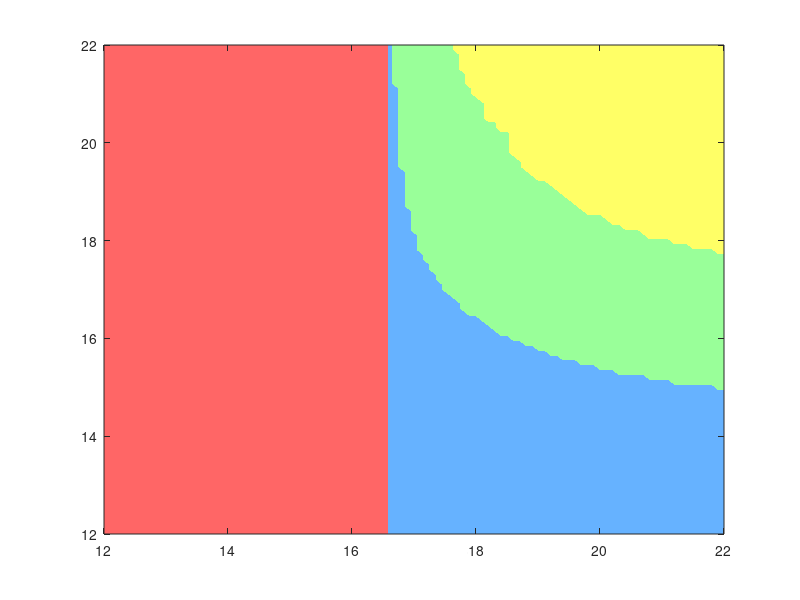

Write the MATLAB code that produced this figure. (Note: this script raises an error after producing the figure.)
clc 
close all
clear all
tic;

load('R1_b04.mat');
load('R1_b05.mat');
load('R2_b06.mat');

x1 = [18, 18];
y1 = [0, 22];


x2 = [19, 19];
y2 = [0, 22];

x3 = [20, 20];
y3 = [0, 22];


x4 = [0, 22];
y4 = [18, 18];

x5 = [0, 22];
y5 = [19, 19];


x6 = [0, 22];
y6 = [20, 20];

Topt_x_0_end=22;
Topt_y_0_end=22;

Topt_x_0=12:0.1:Topt_x_0_end;
Topt_y_0=12:0.1:Topt_y_0_end;

m1=length(Topt_x_0);
m2=length(Topt_y_0);


color_map_pastel = [255, 102, 102;   % Rojo para 0
                    102, 178, 255;   % Azul para 1
                    153, 255, 153;   % Verde para 2
                    255, 255, 102];  % Amarillo para 3

color_map_pastel = color_map_pastel / 255; % Normalizar los valores a [0, 1]






figure (1)   
[X, Y] = meshgrid(Topt_x_0, Topt_y_0);
contourf(X, Y, R1', 2000, 'LineStyle', 'none');
colormap(color_map_pastel);
ax = gca;
ax.FontSize = 20;
xlim([12, Topt_x_0_end]);
ylim([12, Topt_x_0_end]);
axis square;
xticks([12, 14, 16, 18, 20, 22]);
yticks([12, 14, 16, 18, 20, 22]);
hold on
plot(x1, y1, 'k-', 'LineWidth', 2);
plot(x4, y4, 'k-', 'LineWidth', 2);
set(gca, 'TickLabelInterpreter', 'latex', 'Fontsize', 20);

figure (2)   
[X, Y] = meshgrid(Topt_x_0, Topt_y_0);
contourf(X, Y, R2', 2000, 'LineStyle', 'none');
colormap(color_map_pastel);
ax = gca;
ax.FontSize = 20;
xlim([12, Topt_x_0_end]);
ylim([12, Topt_x_0_end]);
axis square;
xticks([12, 14, 16, 18, 20, 22]);
yticks([12, 14, 16, 18, 20, 22]);
hold on
plot(x1, y1, 'k-', 'LineWidth', 2);
plot(x4, y4, 'k-', 'LineWidth', 2);
set(gca, 'TickLabelInterpreter', 'latex', 'Fontsize', 20);

figure (3)   
[X, Y] = meshgrid(Topt_x_0, Topt_y_0);
contourf(X, Y, R3', 2000, 'LineStyle', 'none');
colormap(color_map_pastel);
ax = gca;
ax.FontSize = 20;
xlim([12, Topt_x_0_end]);
ylim([12, Topt_x_0_end]);
axis square;
xticks([12, 14, 16, 18, 20, 22]);
yticks([12, 14, 16, 18, 20, 22]);
hold on
plot(x1, y1, 'k-', 'LineWidth', 2);
plot(x4, y4, 'k-', 'LineWidth', 2);
set(gca, 'TickLabelInterpreter', 'latex', 'Fontsize', 20);
